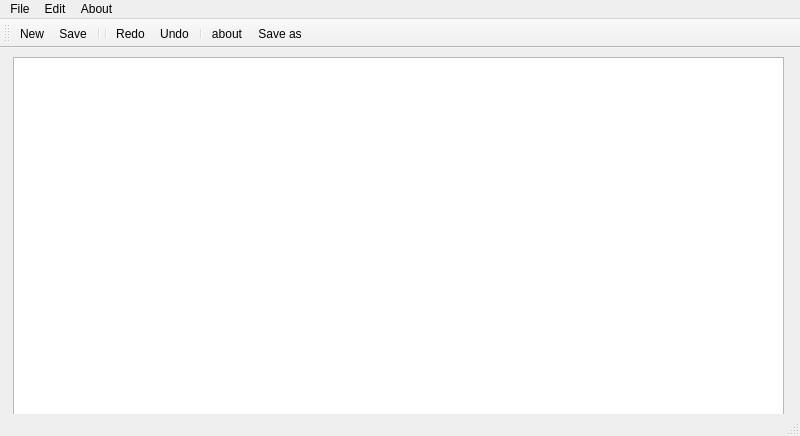
<?xml version="1.0" encoding="UTF-8"?>
<ui version="4.0">
 <class>MainWindow</class>
 <widget class="QMainWindow" name="MainWindow">
  <property name="geometry">
   <rect>
    <x>0</x>
    <y>0</y>
    <width>800</width>
    <height>436</height>
   </rect>
  </property>
  <property name="windowTitle">
   <string>MainWindow</string>
  </property>
  <widget class="QWidget" name="centralwidget">
   <widget class="QTextEdit" name="textEdit">
    <property name="geometry">
     <rect>
      <x>13</x>
      <y>9</y>
      <width>771</width>
      <height>371</height>
     </rect>
    </property>
   </widget>
  </widget>
  <widget class="QMenuBar" name="menubar">
   <property name="geometry">
    <rect>
     <x>0</x>
     <y>0</y>
     <width>800</width>
     <height>23</height>
    </rect>
   </property>
   <widget class="QMenu" name="menuFile">
    <property name="title">
     <string>File</string>
    </property>
    <addaction name="actionNew"/>
    <addaction name="actionOpen"/>
    <addaction name="separator"/>
    <addaction name="separator"/>
    <addaction name="actionSave"/>
    <addaction name="actionSave_as"/>
   </widget>
   <widget class="QMenu" name="menuCut">
    <property name="title">
     <string>Edit</string>
    </property>
    <addaction name="actionCopy"/>
    <addaction name="actionPaste"/>
    <addaction name="actionCut"/>
    <addaction name="separator"/>
    <addaction name="actionRedo"/>
    <addaction name="actionUndo"/>
   </widget>
   <widget class="QMenu" name="menuAbout">
    <property name="title">
     <string>About</string>
    </property>
    <addaction name="actionabout"/>
   </widget>
   <addaction name="menuFile"/>
   <addaction name="menuCut"/>
   <addaction name="menuAbout"/>
  </widget>
  <widget class="QStatusBar" name="statusbar"/>
  <widget class="QToolBar" name="toolBar">
   <property name="windowTitle">
    <string>toolBar</string>
   </property>
   <attribute name="toolBarArea">
    <enum>TopToolBarArea</enum>
   </attribute>
   <attribute name="toolBarBreak">
    <bool>false</bool>
   </attribute>
   <addaction name="actionNew"/>
   <addaction name="actionSave"/>
   <addaction name="separator"/>
   <addaction name="separator"/>
   <addaction name="actionRedo"/>
   <addaction name="actionUndo"/>
   <addaction name="separator"/>
   <addaction name="actionabout"/>
   <addaction name="actionSave_as"/>
  </widget>
  <action name="actionNew">
   <property name="icon">
    <iconset resource="resource.qrc">
     <normaloff>:/dev/img/193-1932572_computer-icons-document-file-format-icon-design-new-file-icon-png.jpeg</normaloff>:/dev/img/193-1932572_computer-icons-document-file-format-icon-design-new-file-icon-png.jpeg</iconset>
   </property>
   <property name="text">
    <string>New</string>
   </property>
  </action>
  <action name="actionOpen">
   <property name="icon">
    <iconset resource="resource.qrc">
     <normaloff>:/dev/img/free-file-icon-1453-thumb.png</normaloff>:/dev/img/free-file-icon-1453-thumb.png</iconset>
   </property>
   <property name="text">
    <string>Open</string>
   </property>
  </action>
  <action name="actionSave">
   <property name="icon">
    <iconset resource="resource.qrc">
     <normaloff>:/dev/img/Files-icon.png</normaloff>:/dev/img/Files-icon.png</iconset>
   </property>
   <property name="text">
    <string>Save</string>
   </property>
  </action>
  <action name="actionSave_as">
   <property name="icon">
    <iconset resource="resource.qrc">
     <normaloff>:/dev/img/94193_text_512x512.png</normaloff>:/dev/img/94193_text_512x512.png</iconset>
   </property>
   <property name="text">
    <string>Save as</string>
   </property>
  </action>
  <action name="actionCopy">
   <property name="icon">
    <iconset resource="resource.qrc">
     <normaloff>:/dev/img/free-file-icon-1453-thumb.png</normaloff>:/dev/img/free-file-icon-1453-thumb.png</iconset>
   </property>
   <property name="text">
    <string>Copy</string>
   </property>
  </action>
  <action name="actionPaste">
   <property name="icon">
    <iconset resource="resource.qrc">
     <normaloff>:/dev/img/free-file-icon-1453-thumb.png</normaloff>:/dev/img/free-file-icon-1453-thumb.png</iconset>
   </property>
   <property name="text">
    <string>Paste</string>
   </property>
  </action>
  <action name="actionCut">
   <property name="icon">
    <iconset resource="resource.qrc">
     <normaloff>:/dev/img/free-file-icon-1453-thumb.png</normaloff>:/dev/img/free-file-icon-1453-thumb.png</iconset>
   </property>
   <property name="text">
    <string>Cut</string>
   </property>
  </action>
  <action name="actionRedo">
   <property name="icon">
    <iconset resource="resource.qrc">
     <normaloff>:/dev/img/776-7768192_undo-png-image-redo-cartoon-transparent-png.png</normaloff>:/dev/img/776-7768192_undo-png-image-redo-cartoon-transparent-png.png</iconset>
   </property>
   <property name="text">
    <string>Redo</string>
   </property>
  </action>
  <action name="actionUndo">
   <property name="icon">
    <iconset resource="resource.qrc">
     <normaloff>:/dev/img/302-3023093_open-redo-icon-png.png</normaloff>:/dev/img/302-3023093_open-redo-icon-png.png</iconset>
   </property>
   <property name="text">
    <string>Undo</string>
   </property>
  </action>
  <action name="actionabout">
   <property name="icon">
    <iconset resource="resource.qrc">
     <normaloff>:/dev/img/sm_5aa8fceea1b8e.jpg</normaloff>:/dev/img/sm_5aa8fceea1b8e.jpg</iconset>
   </property>
   <property name="text">
    <string>about</string>
   </property>
  </action>
 </widget>
 <resources>
  <include location="resource.qrc"/>
 </resources>
 <connections/>
</ui>
